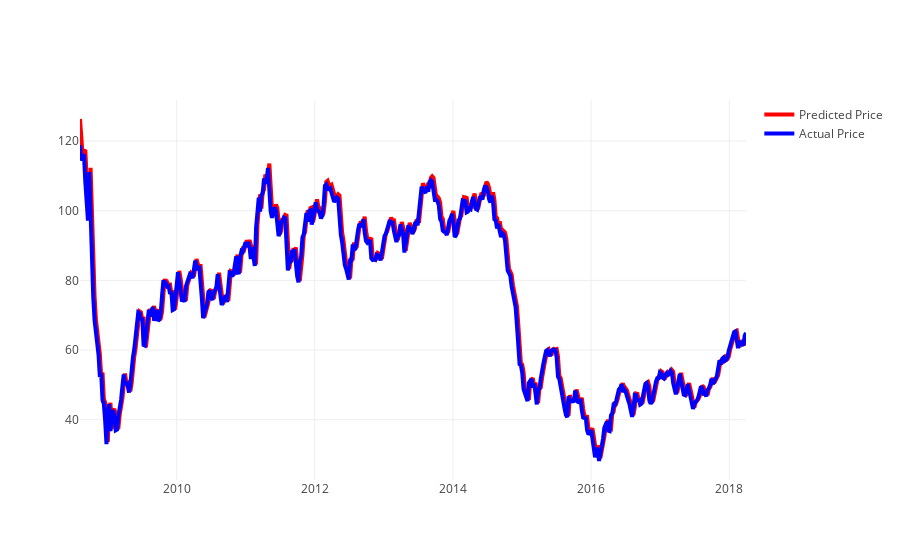

Notebook source saved alongside this figure:
### Code cell
# Plot actual vs predicted using actual dates and USD
actual = go.Scatter(x=dates, y=testY_reshape, line = dict(color = ('rgb(0, 0, 255)'), width = 4), name= 'Actual Price')
predicted = go.Scatter(x=dates, y=yhat_test_reshape, line = dict(color = ('rgb(255, 0, 0)'), width = 4), name= 'Predicted Price')
py.iplot([predicted, actual])

### Figure 1 — Plotly figure (JSON) as saved in the notebook; plotly's stock layout.template omitted (floating-point values rounded to 4 significant figures; data arrays with more than 128 entries replaced by an {"elided": "..."} marker saying what was removed)
{"data": [{"line": {"color": "rgb(255, 0, 0)", "width": 4}, "name": "Predicted Price", "type": "scatter", "uid": "671bf4fa-8b45-11e8-adc4-8c85908707b2", "x": {"elided": "504 str values"}, "y": {"elided": "504 float values"}}, {"line": {"color": "rgb(0, 0, 255)", "width": 4}, "name": "Actual Price", "type": "scatter", "uid": "671bf7f4-8b45-11e8-b99c-8c85908707b2", "x": {"elided": "504 str values"}, "y": {"elided": "504 float values"}}], "layout": {}}
